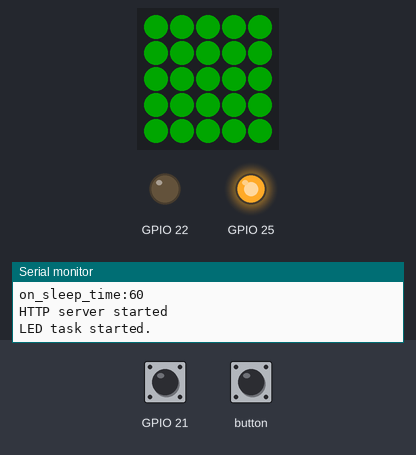
A sketch run on a simulated ESP32. On the bench: 5×5 RGB LED matrix (first LED top left, wired row by row), output pins drawn as LEDs (lit = HIGH), the last lines printed to the serial monitor. Inputs (shaded band) come from the test bench; at power-on: GPIO 21 HIGH. Dim RGB values are drawn brighter than linear; WiFi joins after 1.5 s; servers stay silent unless stated; the local clock reads 2024-03-15 10:24:30 at power-on unless the sketch sets it; EEPROM starts erased.

Above: at 5.7 s.
5.8 s: GPIO 21 pulled LOW for 3.2 s
At 7.2 s:
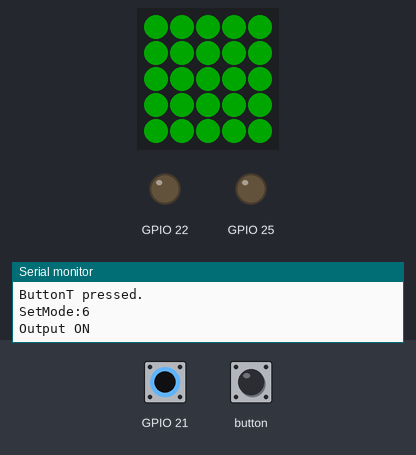
11.0 s: button pressed for 0.15 s
At 12.1 s:
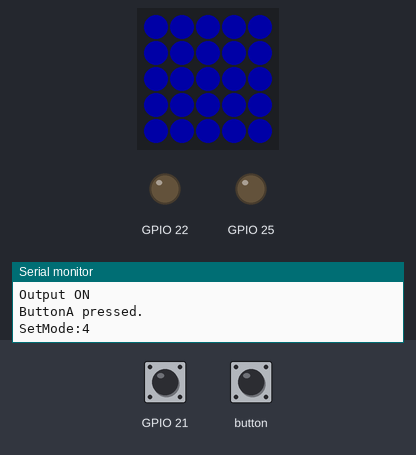
12.6 s: GPIO 21 pulled LOW for 0.15 s
At 14.9 s:
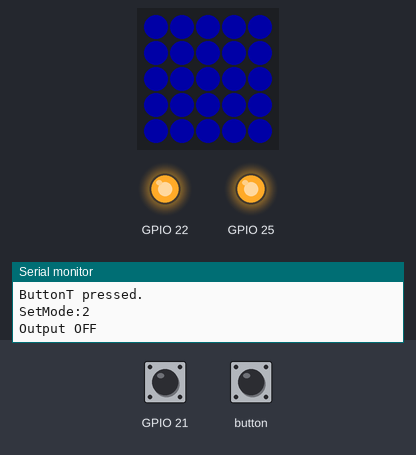
18.5 s: GPIO 21 pulled LOW for 1 s
At 20.4 s:
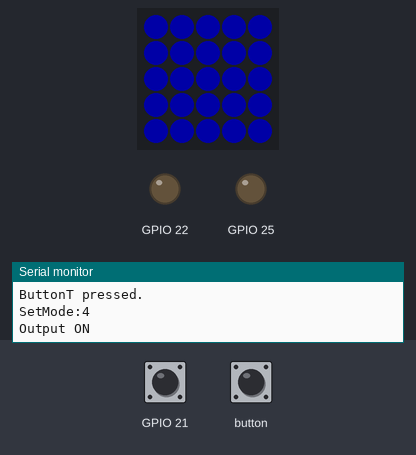
Timing chart, 0 to 21.9 s (numbered marks = the images above; inputs shaded):
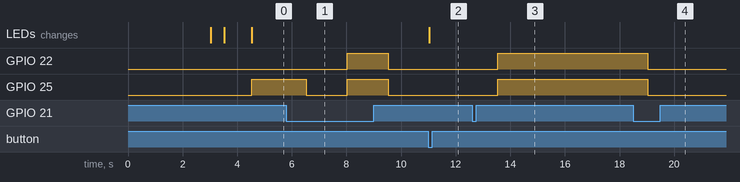

The sketch:

Timer24H2.ino
```cpp
//参考サイト
//Webサーバー関連
// https://cherry-blossoms-bloomed.net/?p=152

#include <WiFi.h>
#include <EEPROM.h>
#include  <WiFiClient.h>
#include  <WebServer.h>
#include <string>
#include "LED.h"
#include "ntptimer.h"
#include "M5Atom.h"

#define LOOPCYCLE 1000 //ms
#define NUM_EVENT_TIME 4

//#define MODE_MANUAL   7
#define MODE_EVER_ON  6
//#define MODE_SLEEP    5
#define MODE_CONT_ON  4
//#define MODE_TIMER    3
#define MODE_CONT_OFF 2
#define MODE_EVER_OFF 1

#pragma pack 1
struct st_event_time{
  uint16_t month; //作動する月　ビットで指定 0:1月 11:12月
  uint8_t day;  //作動する曜日　ビットで指定 0:SUN 6:SAT
  uint8_t on_h;    //ON時　0~23
  uint8_t on_m;    //ON分  0~59
  uint8_t off_h;    //OF時　0~23
  uint8_t off_m;    //OFF分  0~59
  uint8_t pad;      //パディング
};
#pragma pack

//Web表示用　文字列、識別子定義
//タイマー設定時刻文字列
unsigned char event_day[7] = {1,1,1,1,1,1,1};  //設定曜日 1:ON　（日曜～土曜）
static String on_time[NUM_EVENT_TIME] =  {"11:01","12:01","13:01","14:01"}  ; //設定時刻文字列 HH:MM  4個 ここに記載の初期値が使われることはない
static String off_time[NUM_EVENT_TIME] = {"11:02","12:02","13:02","14:02"}  ; //設定時刻文字列 HH:MM  4個
static String svag_ontime[NUM_EVENT_TIME] = {"on_time1","on_time2","on_time3","on_time4"}; //server.argの引数
static String svag_offtime[NUM_EVENT_TIME] = {"off_time1","off_time2","off_time3","off_time4"};


//オペレーションモード
int opmode = MODE_EVER_OFF;
//タイマーによる出力ON/OFF状態
uint8_t timer_state = 0;
//スリープタイマー ダウンカウンタ(メインループ周期でカウントダウン)
uint32_t sleep_count = 0;

void set_led_mode(uint8_t mode);
void wifi_setup(void);
void ledtask(void* arg);
void ntp_setup();
void data_storage_setup();
EVENT_TIMER CheckTimerEvent();
void SetMode(uint8_t mode);

extern st_event_time event_time[];
extern uint16_t n_sleep_time;

WebServer server(80);

void debugWebParam(){
  String message = "Web param debug\n\n";
  message += "URI: ";
  message += server.uri();
  message += "\nMethod: ";
  message += (server.method() == HTTP_GET) ? "GET" : "POST";
  message += "\nArguments: ";
  message += server.args();
  message += "\n";
  for (uint8_t i = 0; i < server.args(); i++) {
    message += " " + server.argName(i) + ": " + server.arg(i) + "\n";
  }
   Serial.print("WebParam:");Serial.println(message);

}

//HH:MMを数値２つに変換
void Timestr2TimeInt(String sttime,uint8_t & hh,uint8_t & mm)
{
    String sbuf;
    char buf[5];
    uint8_t nbuf=0;
    int8_t colonpos = -1;
    for(int p=0; p<sttime.length(); p++){
      if((sttime[p])==':'){
        colonpos = p;
      }
    }

    if(colonpos == -1){
      hh = 99;
      mm = 99;
      return;
    }

    sbuf = sttime.substring(0,colonpos);
    sbuf.toCharArray(buf,5);
    hh = atoi(buf);

    sbuf = sttime.substring(colonpos+1);
    sbuf.toCharArray(buf,5);
    mm = atoi(buf);

    //Serial.print("hh="); Serial.println(hh);
    //Serial.print("mm="); Serial.println(mm);

}

//数値２つをHH:MMに変換
String TimeInt2Timestr(uint8_t hh,uint8_t mm)
{
  char buf[10];
  String sthhmm;
  if(hh==99 || mm==99){
    return "----";
  }
  sprintf(buf,"%02d:%02d",hh,mm);
  sthhmm = buf;
  //Serial.print("sthhmm:"); Serial.println(sthhmm);
  if(sthhmm.length() == 0){
      sthhmm = "---";
  }
  return sthhmm;
}


void handleRoot() {

  debugWebParam();
  if (server.method() == HTTP_POST) {
    Serial.println("server.method() = HTTP_POST");
    String val = server.arg("mode");
    Serial.print("mode:");   Serial.println(val);
    if (val == "2") {
        SetMode(MODE_EVER_ON);
    }else if (val == "1") {
        SetMode(MODE_CONT_OFF);
    }else if (val == "4") {
        SetMode(MODE_CONT_ON);
    }else if (val == "0") {
        SetMode(MODE_EVER_OFF);
    }

    uint8_t on_h, on_m, off_h, off_m;

    //表示からタイマー設定取得・検証
    for(int i=0; i<NUM_EVENT_TIME; i++){
      String s_on = server.arg(svag_ontime[i]);
      //Serial.print(svag_ontime[i]);Serial.print(":"); Serial.println(s_on);
      Timestr2TimeInt(s_on, on_h, on_m);//検証し数値へ変換
      //Serial.print("on_h(int)="); Serial.println(on_h);
      //Serial.print("on_m(int)="); Serial.println(on_m);


      String s_off = server.arg(svag_offtime[i]);
      //Serial.print(svag_offtime[i]);Serial.print(":"); Serial.println(s_off);
      Timestr2TimeInt(s_off, off_h, off_m);
      //Serial.print("off_h(int)="); Serial.println(off_h);
      //Serial.print("off_m(int)="); Serial.println(off_m);

      //on_time[i] = s_on;   //保存文字列にサーバ文字列をそのままセットするのではなく、（数行下へ）
      //off_time[i] = s_off;
      event_time[i].on_h = on_h;
      event_time[i].on_m = on_m;
      event_time[i].off_h = off_h;
      event_time[i].off_m = off_m;

      //表示用文字列へ保存数値（検証済み）をセットする
      on_time[i] = TimeInt2Timestr(event_time[i].on_h,event_time[i].on_m);
      off_time[i]=TimeInt2Timestr(event_time[i].off_h,event_time[i].off_m);

      Serial.print(svag_ontime[i]);Serial.print(":"); Serial.println(on_time[i]);
      Serial.print(svag_offtime[i]);Serial.print(":"); Serial.println(off_time[i]);

    }//for

    //保存する
    write_map();
  }else{
    Serial.println("server.method() != HTTP_POST (Get)");
    for(int i=0; i<NUM_EVENT_TIME; i++){
      //表示用文字列へ保存数値をセットする
      on_time[i] = TimeInt2Timestr(event_time[i].on_h,event_time[i].on_m);  //保存数値
      off_time[i]=TimeInt2Timestr(event_time[i].off_h,event_time[i].off_m); //保存数値
    }
  }


//HTML記述の注意：ダブルクォーテーション使用不可。行末に\n\を記述する。
 String mes = "\
  <html lang=\"ja\">\n\
  <meta charset=\"utf-8\">\n\
  <meta name=\"viewport\" content=\"width=device-width, initial-scale=1.0\">\n\
  <head>\n\
   <title>IOTテーブルタップ2</title>\n\
  </head>\n\
  <body style=\"font-family: sans-serif; background-color: #ffeeaa ;\" >\n\
   <h1>タイマー設定</h1>\n\
      <form action='' method='post'>\n\
        <p> :                         ON時刻　　　　　　　OFF時刻　    </br>\n\
            1：<input type='text' name='on_time1' value="+on_time[0] +" style='width:100px'>\n\
               <input type='text' name='off_time1' value="+off_time[0]+" style='width:100px'></br>\n\
            2：<input type='text' style='width:100px' name= 'on_time2' value="+on_time[1] +" >\n\
               <input type='text' name='off_time2' value="+off_time[1]+" style='width:100px'></br>\n\
            3：<input type='text' name='on_time3' value="+on_time[2] +" style='width:100px'>\n\
               <input type='text' name='off_time3' value="+off_time[2]+" style='width:100px'></br>\n\
            4：<input type='text' name='on_time4' value="+on_time[3] +" style='width:100px'>\n\
               <input type='text' name='off_time4' value="+off_time[3]+" style='width:100px'></p>\n\
        <p><input type='submit' value=' 設定 '>\n\
        <input type='reset' value='キャンセル'></p>\n\
   <h1>モード</h1>\n\
   <p>\n\
        <p><button name='mode' value='2' style='width:100px;height:50px'>常時ON</button>\n\
        <button name='mode' value='0' style='width:100px;height:50px'>常時OFF</button></br></p>\n\
        <p><button name='mode' value='4' style='width:100px;height:50px'>タイマー</br>(ONで開始)</button>\n\
        <button name='mode' value='1' style='width:100px;height:50px'>タイマー</br>(OFFで開始)</button></br></P>\n\
        </form>\n\
    </p>\n\
  </body>\n\
  </html>\n";

  //Serial.println(mes);

  server.send(200, "text/html", mes);
}

void handleNotFound() {
 String message = "File Not Found\n\n";
 message += "URI: ";
 message += server.uri();
 message += "\nMethod: ";
 message += (server.method() == HTTP_GET) ? "GET" : "POST";
 message += "\nArguments: ";
 message += server.args();
 message += "\n";
 for (uint8_t i = 0; i < server.args(); i++) {
   message += " " + server.argName(i) + ": " + server.arg(i) + "\n";
 }
 server.send(404, "text/plain", message);
}

void setup(void) {

  Serial.begin(115200);


  led_setup();
  wifi_setup();
  delay(1000);
  ntp_setup();
  data_storage_setup();


  // Wifi接続出来たら緑に点灯 500ms表示
  set_color(LED_GREEN);
  delay(500);

  // ルーティング
  // 第二引数でリクエストメソッドを指定する
  // リクエストパス：/display、 リクエストメソッド：POST
server.on("/", handleRoot);
//server.on("/display" ,HTTP_POST, handleDisplayText);
  server.onNotFound(handleNotFound);

  // Webサーバ起動
  server.begin();
  Serial.println("HTTP server started");
  // Webサーバ起動したら青に点灯 1秒間
  set_color(LED_BLUE);
  delay(1000);
  set_color(LED_OFF);
  //初期状態にする
  opmode = MODE_EVER_OFF;
  ctrl_output(0);
  ctrl_output_led(0);
  set_led_mode(LED_RED);

  //LEDタスク起動
  xTaskCreatePinnedToCore(ledtask, "ledtask", 4096, NULL, 1, NULL, 0);
}

/// @brief 現在の出力状態 電源投入時、リレーはOFF。
uint8_t curennt_output_status = 0;

void ctrl_output(uint8_t c)
{
  if(c==1 && curennt_output_status == 0){
    Serial.println("Output ON");
    digitalWrite(22,0);//LowでON。
    ctrl_output_led(1);
    curennt_output_status = 1;
  }
  if(c==0 && curennt_output_status == 1)
  {
    Serial.println("Output OFF");
    digitalWrite(22,1);
    ctrl_output_led(0);
    curennt_output_status = 0;
  }
}


/// オペレーションモードを設定
/// @param mode
void SetMode(uint8_t mode)
{
  Serial.print("SetMode:");Serial.println(mode);
  opmode = mode;
  switch(mode){
    case MODE_EVER_ON:
      set_led_mode(LED_RED);
      ctrl_output(1);
      break;
    case MODE_EVER_OFF:
      set_led_mode(LED_RED);
      ctrl_output(0);
      break;
    case MODE_CONT_ON:
      set_led_mode(LED_BLUE);
      timer_state = 1;
      ctrl_output(1);
      break;
    case MODE_CONT_OFF:
      set_led_mode(LED_BLUE);
      timer_state = 0;
      ctrl_output(0);
      break;

  }
}

void loop(void) {
  //M5.update();
  server.handleClient();

  if(wasButtonAPressed())
  {
      Serial.println("ButtonA pressed.");
      //モード切替
      if(opmode == MODE_EVER_OFF){
        SetMode(MODE_CONT_OFF);
      }else if(opmode == MODE_EVER_ON){
        SetMode(MODE_CONT_ON);
      }else if(opmode == MODE_CONT_OFF){
        SetMode(MODE_EVER_OFF);
      }else if(opmode == MODE_CONT_ON){
        SetMode(MODE_EVER_ON);
      }
      delay(500);
  }else if(wasButtonTPressed()){//モード切替ボタンが押されていたときはトリガーボタンの処理はしない（なのでelseif節にある）
      Serial.println("ButtonT pressed.");
      if(opmode == MODE_EVER_OFF){
        SetMode(MODE_EVER_ON);
      }else if(opmode == MODE_EVER_ON){
        SetMode(MODE_EVER_OFF);
      }else if(opmode == MODE_CONT_ON){
        SetMode(MODE_CONT_OFF);
      }else if(opmode == MODE_CONT_OFF){
        SetMode(MODE_CONT_ON);
      }
      delay(500);
  }
  EVENT_TIMER ret =  CheckTimerEvent();
   if(ret == EVENT_ON){
    if(opmode == MODE_CONT_OFF){
      SetMode(MODE_CONT_ON);
    }
  }else if (ret == EVENT_OFF){
    if(opmode == MODE_CONT_ON){
      SetMode(MODE_CONT_OFF);
    }
  }


  wasButtonAPressed(); //読み捨て
  wasButtonTPressed(); //読み捨て
  delay(LOOPCYCLE);
}
```

LED.h
```cpp
#define LED_NUMMODE 8 //表示モード数
//表示モード
#define LED_BLINK_RED  9
#define LED_SOMETIME_BLUE2 8
#define LED_SOMETIME_GREEN 7
#define LED_SOMETIME_BLUE 6
#define LED_RED 5
#define LED_BLINK_RED_BLUE 4
#define LED_BLUE 3
#define LED_GREEN 2
#define LED_BLINK_GREEN 1
#define LED_OFF 0
```

data_storage.ino
```cpp
#include "M5Atom.h"

#define EEBUFSIZE 256
#define EEVER 2 //EEPROMアドレスマップのバージョン

st_event_time event_time[NUM_EVENT_TIME];
uint16_t n_sleep_time;


//EEPROMをデフォルト値で初期化する。先頭にマップバージョンをセットする
void init_map()
{
    st_event_time et;
    et.day = 0x7f;
    et.month = 0xfff;
    et.on_h = 7;
    et.on_m = 0;
    et.off_h = 17;
    et.off_m = 59;
    et.pad = 0;

    Serial.print("INITMAP:"); Serial.println(EEVER);

    EEPROM.writeByte(0,EEVER);

    int eeaddr = 1;
    for(int i=0; i<NUM_EVENT_TIME; i++){
        Serial.print("eeaddr:"); Serial.println(eeaddr);
        EEPROM.put<st_event_time>(eeaddr,et);
        eeaddr += sizeof(st_event_time);
    }
    Serial.print("eeaddr:"); Serial.println(eeaddr);
    EEPROM.put<uint16_t>(eeaddr,60);
    eeaddr += sizeof(uint16_t);

    EEPROM.commit();
}


void data_storage_setup()
{
  EEPROM.begin(EEBUFSIZE);
  Serial.println("EEPROM READ");
  uint8_t eever = EEPROM.readByte(0);
    Serial.print("eever:"); Serial.println(eever);
    if(eever != EEVER){
        init_map();
    }

    //readmap
    Serial.println("readmap:");
    char buf[10];
    String strOnTime; //"HH:MM"
    String strOffTime; //"HH:MM"
    int eeaddr = 1;
    st_event_time et;

    //データ読み込み（文字列と構造体へ）
    for(int i=0; i<NUM_EVENT_TIME; i++){
        EEPROM.get<st_event_time>(eeaddr,et);
        event_time[i] = et;//構造体へ
        if(et.on_h==0 && et.on_m ==0 && et.off_h==0 && et.off_m ==0)
        {
            //On/Offとも00:00の場合は"未設定”として空白をセットする
            strOnTime = "";
            strOffTime = "";
        }else{
            //通常。
            sprintf(buf,"%02d:%02d",et.on_h,et.on_m);
            strOnTime = buf;
            sprintf(buf,"%02d:%02d",et.off_h,et.off_m);
            strOffTime = buf;
        }
        Serial.print("i:"); Serial.println(i);
        Serial.print("on time:"); Serial.println(strOnTime);
        on_time[i] = strOnTime;
        Serial.print("off time:"); Serial.println(strOffTime);
        off_time[i] = strOffTime;
        eeaddr += sizeof(st_event_time);
    }

    EEPROM.get<uint16_t>(eeaddr,n_sleep_time);
    Serial.print("on_sleep_time:"); Serial.println(n_sleep_time);

}

//保存すべきデータをEEPROMへ保存する
void write_map()
{
    Serial.println("write_map():");
    int eeaddr = 1;
    for(int i=0; i<NUM_EVENT_TIME; i++){
        Serial.print("eeaddr:"); Serial.println(eeaddr);
        EEPROM.put<st_event_time>(eeaddr,event_time[i]);
        eeaddr += sizeof(st_event_time);
    }
    Serial.print("eeaddr:"); Serial.println(eeaddr);
    EEPROM.put<uint16_t>(eeaddr,n_sleep_time);
    eeaddr += sizeof(uint16_t);
    EEPROM.commit();
}
```

ntptimer.h
```cpp
#if !defined(NTPTIMER_H)
#define NTPTIMER_H

typedef enum _EVENT_TIMER{
    EVENT_ON,
    EVENT_OFF,
    EVENT_NONE
} EVENT_TIMER;
#endif
```

ntptimer.ino
```cpp
#include <WiFi.h>
#include "time.h"
#include "ntptimer.h"


const char* ntpServer = "pool.ntp.org";
const long  gmtOffset_sec = 3600*9;
const int   daylightOffset_sec = 3600*0;


void printLocalTime()
{
  struct tm timeinfo;
  if(!getLocalTime(&timeinfo)){
    Serial.println("Failed to obtain time");
    return;
  }
  Serial.println(&timeinfo, "NTP Started:%A, %B %d %Y %H:%M:%S");
}

void ntp_setup()
{
  //Serial.begin(115200);


  //init and get the time
  configTime(gmtOffset_sec, daylightOffset_sec, ntpServer);
  printLocalTime();

}


EVENT_TIMER CheckTimerEvent()
{
  char str[256];
  char current_time[16];
  char current_day[16];
  struct tm timeinfo;

  if(!getLocalTime(&timeinfo)){
    Serial.println("Failed to obtain time");
    return EVENT_NONE;
  }

  strftime(current_time, 16, "%OH:%OM", &timeinfo);
  strftime(current_day, 16, "%w", &timeinfo);

  unsigned int nday=0;
  nday = atoi(current_day);
  //Serial.print("nday:");Serial.println(nday);
  if(event_day[nday] == 1){
    for(int i=0; i< NUM_EVENT_TIME; i++){
      if(timeinfo.tm_hour == event_time[i].on_h && timeinfo.tm_min == event_time[i].on_m)
      {
        Serial.print("match ontime:");
        Serial.println(current_time);
        return EVENT_ON;
      }
      if(timeinfo.tm_hour == event_time[i].off_h && timeinfo.tm_min == event_time[i].off_m)
      {
        Serial.print("match offtime:");
        Serial.println(current_time);
        return EVENT_OFF;
      }

    }
  }
  return EVENT_NONE;
}
```

secretinfo.h
```cpp
const char* ssid = "aterm-78ce66-g";
const char* password = "1f587296b0fca";
```

wifi.ino
```cpp
//参考サイト
// https://garretlab.web.fc2.com/arduino/esp32/reference/libraries/WiFi/WiFiSTAClass_config.html
#include <M5Atom.h>
#include <WiFi.h>

#include "secretinfo.h"
/*
secretinfo.hには下記の情報を記載する
const char* ssid = "xxxxxxxxxx";
const char* password = "xxxxxxxxxx";
*/

const IPAddress local_IP(192, 168, 10, 92);
const IPAddress gateway(192, 168, 10, 1);
const IPAddress subnet(255, 255, 255, 0);
const IPAddress primaryDNS(8, 8, 8, 8); //optional
const IPAddress secondaryDNS(8, 8, 4, 4); //optional

void wifi_setup(void)
{
  if (!WiFi.config(local_IP, gateway, subnet, primaryDNS, secondaryDNS)) {
    Serial.println("STA Failed to configure");
  }
  // WiFi接続
  WiFi.begin(ssid, password);
  while (WiFi.status() != WL_CONNECTED) {
    delay(1000);
    Serial.print(".");
  }

  Serial.println("\nWiFi Connected!");
  Serial.print("WiFi Connect To: ");
  Serial.println(WiFi.SSID());
  Serial.print("IP address: ");
  Serial.println(WiFi.localIP());


}
```

Source omitted: led.ino (5420 bytes)

Measured:
- after the input at 5.8 s, GPIO 22: LOW → HIGH after 2.2 s, → LOW 1.5 s later; GPIO 25: HIGH → LOW after 0.73 s, → HIGH 1.5 s later, → LOW 1.5 s later
- after the input at 11.0 s, the LEDs: change at once (image 2)
- after the input at 12.6 s, GPIO 22, GPIO 25: LOW → HIGH after 0.93 s
- after the input at 18.5 s, GPIO 22, GPIO 25: HIGH → LOW after 0.53 s
